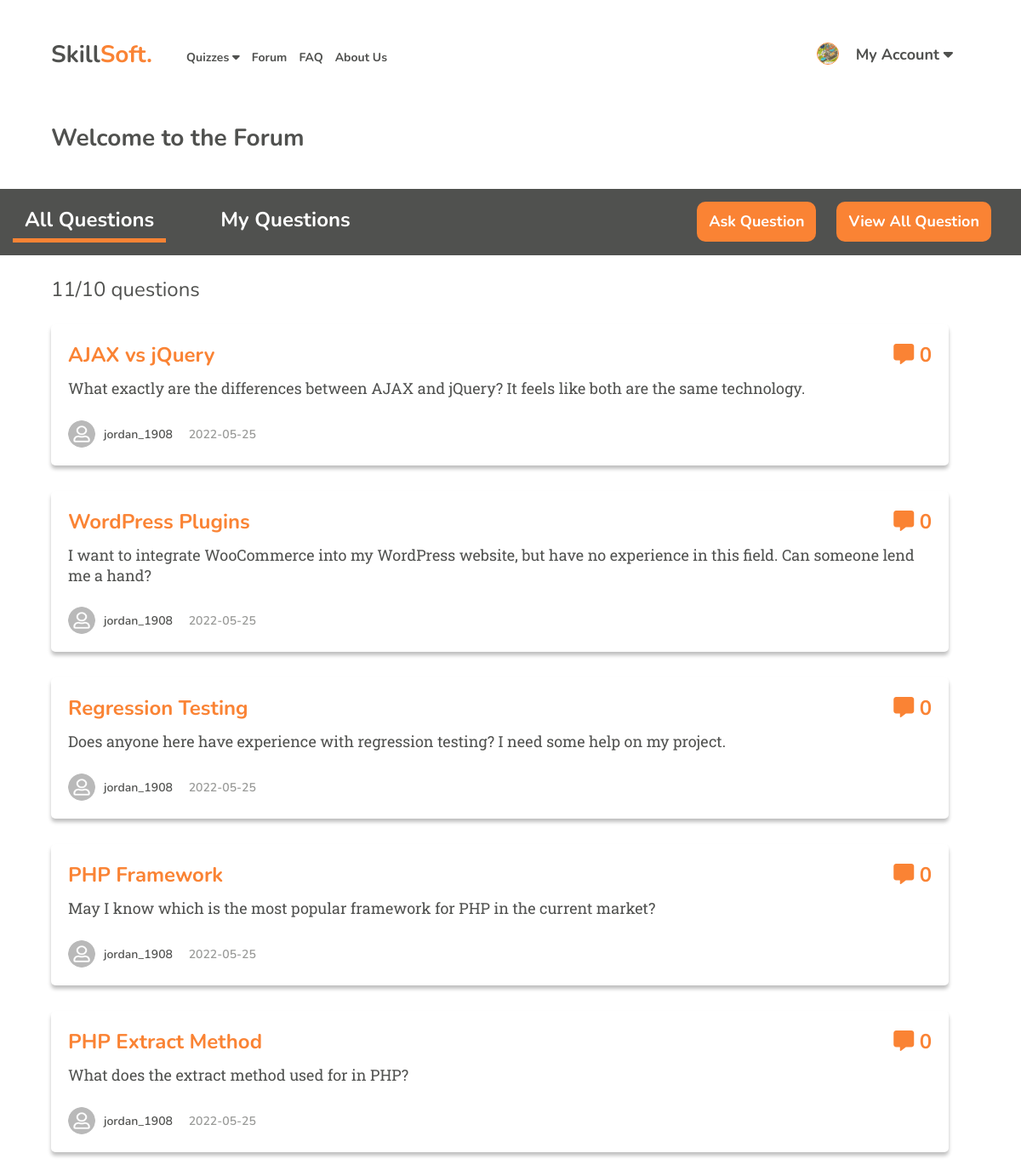
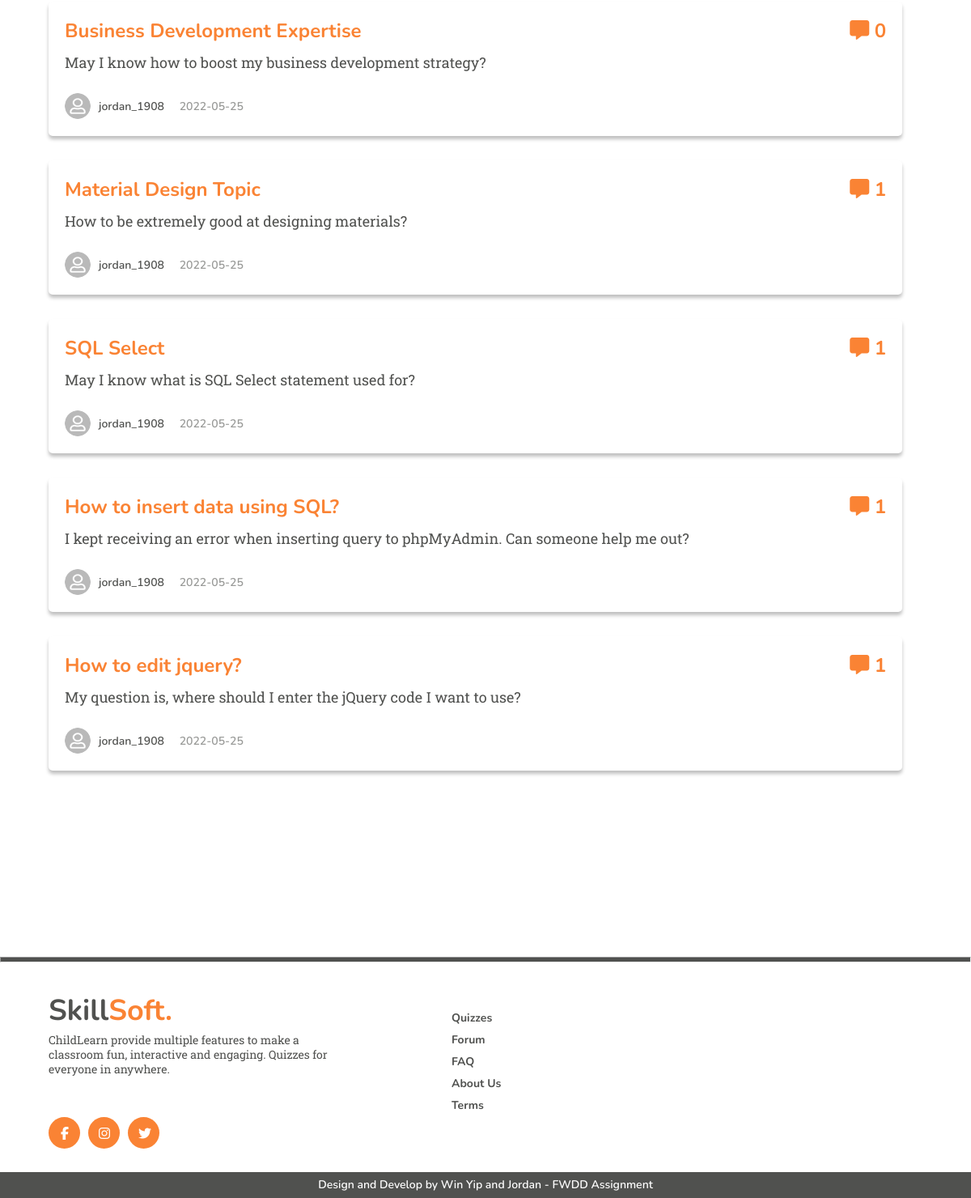
Page /student-forum.php (signed in) on the committed database (2 pictures, top to bottom).
### tables this page shows
CREATE TABLE IF NOT EXISTS `student` (
  `stud_id` int NOT NULL AUTO_INCREMENT,
  `stud_first_name` varchar(30) NOT NULL,
  `stud_last_name` varchar(30) NOT NULL,
  `stud_username` varchar(30) NOT NULL,
  `stud_email` varchar(40) NOT NULL,
  `hashed_password` varchar(255) NOT NULL,
  `stud_profile_picture` varchar(255) NOT NULL DEFAULT 'default_profile_picture.png',
  `verified` int NOT NULL,
  `token` varchar(255) NOT NULL,
  PRIMARY KEY (`stud_id`)
);

CREATE TABLE IF NOT EXISTS `question` (
  `ques_id` int NOT NULL AUTO_INCREMENT,
  `ques_title` varchar(100) NOT NULL,
  `ques_content` text NOT NULL,
  `ques_post_date` date DEFAULT NULL,
  `stud_id` int NOT NULL,
  PRIMARY KEY (`ques_id`),
  KEY `stud_id` (`stud_id`)
);

### student-forum.php (the view, shortened to what this page needs)
<?php
include("config.php");
?>
<!DOCTYPE html>
<html lang="en">
    <head>
        <link rel="stylesheet" href="stylesheets/stud-forum.css">
        <link rel="stylesheet" href="stylesheets/question-card.css">
    </head>
    <body>
    <?php include("student-navi.php");?>
        <div class="forum-greetings" id="forum-greetings">
            <span class="forum-greetings-title">Welcome to the Forum</span>
        </div>
        <div class="student-forum-tab" id="student-forum-tab">
            <div class="button-cat">
                <button class="tablinks" onclick="openCity(event, 'all-questions')" id="defaultOpen">All Questions</button>
                <button class="tablinks" onclick="openCity(event, 'my-questions')">My Questions</button>
            </div>
            <div class="ask-filter-btn">
                <button id="addques-btn">Ask Question</button>
                <button onclick="location.href='show-question.php'">View All Question</button>
            </div>
        </div>
        <div id="all-questions" class="tabcontent">
            <?php
            $sql = "SELECT COUNT(ques_id) AS totalquestion FROM question";
            $result = mysqli_query($conn, $sql);
            $row = mysqli_fetch_array($result);
            ?>
            <p class="total-questions"><?php echo $row['totalquestion'];?>/10 questions</p>
            <div class="question-container">
            <?php
            $sql = "SELECT *, (SELECT COUNT(ans_id) FROM answer a WHERE (a.ques_id = q.ques_id)) AS totalanswer FROM question q INNER JOIN student s WHERE q.stud_id = s.stud_id ORDER BY ques_id DESC LIMIT 10";
            $result = mysqli_query($conn, $sql);
            if (mysqli_num_rows($result) > 0){
            while ($row = mysqli_fetch_array($result)){
            ?>
            <a class="ques-boxinfo" href="student-ansforum.php?qid=<?php echo $row['ques_id']; ?>">
                <div class="ques-info">
                    <h1 class="ques-title"><?php echo $row['ques_title'];?></h1>
                    <div class="comment-nums">
                        <i class="fas fa-comment-alt"></i>
                        <span><?php echo $row['totalanswer'];?></span>
                    </div>
                </div>
                <p class="ques-description">
                    <?php echo nl2br($row['ques_content']);?>
                </p>
                <div class="creator-box">
                    <div class="post-account">
                        <img src="Images/<?php echo $row['stud_profile_picture'];?>">
                    </div>
                    <div class="post-name-date">
                        <span class="postacc-name"><?php echo $row['stud_username'];?></span>
                        <span><?php echo $row['ques_post_date'];?></span>
                    </div>
                </div>
            </a>
            <?php
                }
            }
            ?>
            </div>
        </div>
        <?php include("visitor-footer.php");?>
    </body>
</html>

### student-navi.php (shortened to what this page needs)
<?php
include('config.php');
$log_userid = $_SESSION['id'];
$finduser_sql = "SELECT * FROM student WHERE stud_id = '$log_userid'";
$result = mysqli_query($conn, $finduser_sql);
$row = mysqli_fetch_array($result);
?>
<!DOCTYPE html>
<html lang="en">
    <head>
        <link rel="stylesheet" href="stylesheets/stud-nav.css">
        <link rel="stylesheet" href="stylesheets/stud-logout.css">
    </head>
    <body>
        <section class="top-nav-bar" style="z-index:50;" id="top-nav-bar">
            <div class="left-nav"  id="left-nav">
                <a class="skillsoft-logo" href="student-course-quiz.php">Skill<b>Soft.</b></a>
                <nav>
                    <ul class="main-menu">
                        <li><a href="student-course-quiz.php" name="all_quiz">Quizzes <i class="fas fa-caret-down"></i></a>
                        </li>
                        <li><a href="student-forum.php">Forum</a></li>
                        <li><a href="visitor-faq.php">FAQ</a></li>
                        <li><a href="visitor-aboutus.php">About Us</a></li>
                    </ul>
                </nav>
            </div>
            <div class="right-nav" id="right-nav">
                <div id="img-column">
                    <img src="Images/<?php echo $row['stud_profile_picture'];?>" alt="profile-pic">
                </div>
                <div>
                    <ul class="my-account">
                        <li><a href="student-profile.php">My Account <i class="fas fa-caret-down"></i></a>
                        </li>
                    </ul>
                </div>
            </div>
        </section>
    </body>
</html>

### stylesheets/stud-forum.css (style rules this page uses)
@media screen and (max-width: 1200px) { #forum-greetings { width: 90%; margin-left: auto; margin-right: auto; margin-top: 20px; } }
@media screen and (max-width: 1200px) { #forum-greetings span { font-size: 28px; } }
@media screen and (max-width: 1200px) { #student-forum-tab { padding: 15px 15px; } }
@media screen and (max-width: 1200px) { #all-questions, #my-questions { width: 90%; margin-left: auto; margin-right: auto; margin-top: 20px; } }
body { padding: 0; margin: 0; }
.forum-greetings { width:1308px; height: 100%; margin-left: 119px; margin-right: 119px; margin-bottom: 35px; margin-top: 50px; }
.forum-greetings-title { font-family: 'Nunito'; font-style: normal; font-weight: 700; font-size: 36px; line-height: 49px; color: #50514F; }
.student-forum-tab { overflow: hidden; background-color: #50514F; padding: 15px 119px; display: flex; flex-direction: row; justify-content: space-between; }
.student-forum-tab .button-cat button { background-color: inherit; float: left; border: none; outline: none; cursor: pointer; padding: 5px 14px; transition: 0.3s; font-family: 'Nunito'; font-style: normal; font-weight: 700; font-size: 24px; line-height: 33px; margin-right: 50px; color: #FFFFFF; }
.student-forum-tab .button-cat button.active { border-bottom: #FA8334 solid 5px; }
.student-forum-tab .ask-filter-btn button { border: none; outline: none; cursor: pointer; padding: 7px 14px; font-family: 'Nunito'; font-style: normal; font-weight: 700; font-size: 18px; line-height: 33px; margin-right: 20px; color: #FFFFFF; background: #FA8334; border-radius: 10px; }
.tabcontent { display: none; margin-top: 40px; width: 1300px; height: 100%; margin-left: 119px; margin-right: 119px; margin-bottom: 35px; margin-top: 50px; }
.total-questions { font-family: 'Nunito'; font-style: normal; font-weight: 400; font-size: 24px; line-height: 33px; color: #50514F; }
.question-container { width: 94%; height: 100%; display: flex; flex-direction: column; justify-content: space-between; margin-top: 20px; margin-bottom: 200px; }

### stylesheets/question-card.css (style rules this page uses)
body { padding: 0; margin: 0; }
.ques-boxinfo { width: 100%; background: #FFFFFF; box-shadow: 0px 4px 4px rgba(0, 0, 0, 0.25); border-radius: 5px; transition: 0.6s ease-out; text-decoration: none; padding: 20px; margin-bottom: 30px; }
.ques-boxinfo .ques-info { display: flex; flex-direction: row; justify-content: space-between; }
.ques-info h1 { margin: 0; font-family: 'Nunito'; font-style: normal; font-weight: 700; font-size: 24px; line-height: 33px; color: #FA8334; max-width: 1000px; }
.ques-info .comment-nums { float: right; margin: 0; font-family: 'Nunito'; font-style: normal; font-weight: 700; font-size: 24px; line-height: 33px; color: #FA8334; }
.comment-nums i { color: #FA8334; }
.ques-boxinfo p { max-width: 1000px; word-wrap: break-word; min-height: 25px; font-family: 'Roboto Slab'; font-style: normal; font-weight: 400; font-size: 18px; line-height: 24px; color: #50514F; margin-top: 10px; margin-bottom: 25px; }
.ques-boxinfo .creator-box { display: flex; flex-direction: row; }
.creator-box .post-account { width: 32px; height: 32px; border-radius: 50%; }
.creator-box .post-account img { height: 100%; width: 100%; object-fit: cover; border-radius: 50%; }
.creator-box .post-name-date { margin-left: 10px; font-family: 'Nunito'; font-style: normal; font-weight: 600; font-size: 14px; line-height: 19px; color: rgba(80, 81, 79, 0.59); padding: 7px 0; }
.creator-box .postacc-name { color: #50514F; margin-right: 15px; }

### stylesheets/visi-footer.css (style rules this page uses)
body { padding: 0px; margin: 0px; }

### rows in the picture
student: stud_profile_picture (picture)
question: ques_title "AJAX vs jQuery", totalanswer "0", ques_content "What exactly are the differences between AJAX and jQuery? It feels like both are the same technology.", stud.stud_profile_picture (placeholder picture), stud.stud_username "jordan_1908", ques_post_date "2022-05-25"
question: ques_title "WordPress Plugins", totalanswer "0", ques_content "I want to integrate WooCommerce into my WordPress website, but have no experience in this field. Can someone lend me a hand?", stud.stud_profile_picture (placeholder picture), stud.stud_username "jordan_1908", ques_post_date "2022-05-25"
question: ques_title "Regression Testing", totalanswer "0", ques_content "Does anyone here have experience with regression testing? I need some help on my project.", stud.stud_profile_picture (placeholder picture), stud.stud_username "jordan_1908", ques_post_date "2022-05-25"
question: ques_title "PHP Framework", totalanswer "0", ques_content "May I know which is the most popular framework for PHP in the current market?", stud.stud_profile_picture (placeholder picture), stud.stud_username "jordan_1908", ques_post_date "2022-05-25"
question: ques_title "PHP Extract Method", totalanswer "0", ques_content "What does the extract method used for in PHP?", stud.stud_profile_picture (placeholder picture), stud.stud_username "jordan_1908", ques_post_date "2022-05-25"
question: ques_title "Business Development Expertise", totalanswer "0", ques_content "May I know how to boost my business development strategy?", stud.stud_profile_picture (placeholder picture), stud.stud_username "jordan_1908", ques_post_date "2022-05-25"
question: ques_title "Material Design Topic", totalanswer "1", ques_content "How to be extremely good at designing materials?", stud.stud_profile_picture (placeholder picture), stud.stud_username "jordan_1908", ques_post_date "2022-05-25"
question: ques_title "SQL Select", totalanswer "1", ques_content "May I know what is SQL Select statement used for?", stud.stud_profile_picture (placeholder picture), stud.stud_username "jordan_1908", ques_post_date "2022-05-25"
question: ques_title "How to insert data using SQL?", totalanswer "1", ques_content "I kept receiving an error when inserting query to phpMyAdmin. Can someone help me out?", stud.stud_profile_picture (placeholder picture), stud.stud_username "jordan_1908", ques_post_date "2022-05-25"
question: ques_title "How to edit jquery?", totalanswer "1", ques_content "My question is, where should I enter the jQuery code I want to use?", stud.stud_profile_picture (placeholder picture), stud.stud_username "jordan_1908", ques_post_date "2022-05-25"

### other values in the picture
$row['totalquestion'] "11"
